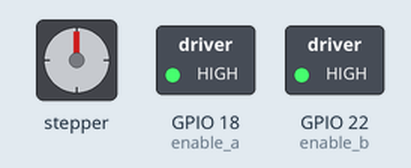
The program below on a simulated Raspberry Pi (BCM pin numbers). On the bench: stepper motor, switched loads named in the program (green lamp = pin HIGH). The stepper is drawn at 2048 steps a turn; pins used as bus, display or sensor lines are not drawn. At 8.1 s the program stops and its outputs stay as they are.

Above: at 0.15 s.
At 1.05 s:
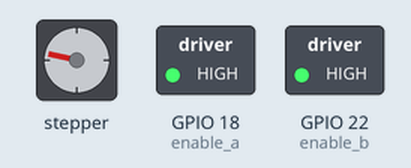
At 1.95 s:
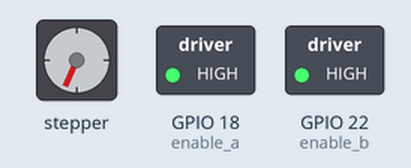
At 3.75 s:
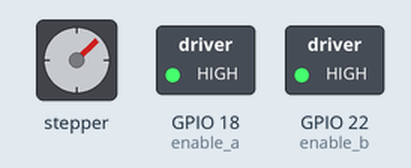
At 5.55 s:
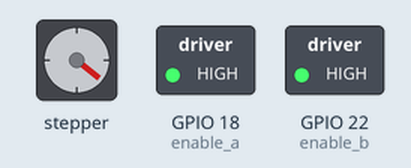
At 7.65 s:
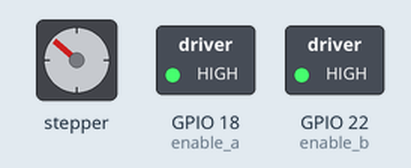
Timing chart, 0 to 9.5 s (numbered marks = the images above):
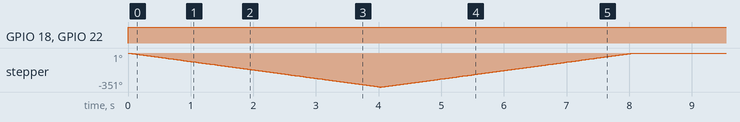

The program:

stepperfastnema17.py
```python
import RPi.GPIO as GPIO
import time

#variables

delay = 0.002
steps = 500

GPIO.setmode(GPIO.BCM)
GPIO.setwarnings(False)

#Enable GPIO pins for ENA and ENB for stepper

enable_a = 18
enable_b = 22

#Enable pins for IN1-3 to control step sequence
coil_A_1_pin = 5 #red
coil_A_2_pin = 6 #blue
coil_B_1_pin = 13 #green
coil_B_2_pin = 19 #black


#Set pin states

GPIO.setup(enable_a, GPIO.OUT)
GPIO.setup(enable_b, GPIO.OUT)
GPIO.setup(coil_A_1_pin, GPIO.OUT)
GPIO.setup(coil_A_2_pin, GPIO.OUT)
GPIO.setup(coil_B_1_pin, GPIO.OUT)
GPIO.setup(coil_B_2_pin, GPIO.OUT)

#set ENA and ENB to high to enable stepper

GPIO.output(enable_a, True)
GPIO.output(enable_b, True)

#function for step sequence

def setStep(w1, w2, w3, w4):
     GPIO.output(coil_A_1_pin, w1)
     GPIO.output(coil_A_2_pin, w2)
     GPIO.output(coil_B_1_pin, w3)
     GPIO.output(coil_B_2_pin, w4)

#loop through step sequence based on number of steps

for i in range(0, steps):
     setStep(0,1,0,1)
     time.sleep(delay)
     setStep(0,1,1,0)
     time.sleep(delay)
     setStep(1,0,1,0)
     time.sleep(delay)
     setStep(1,0,0,1)
     time.sleep(delay)

#reverse previous step sequence to reverse motor direction

for i in range(0, steps):
     setStep(1,0,0,1)
     time.sleep(delay)
     setStep(1,0,1,0)
     time.sleep(delay)
     setStep(0,1,1,0)
     time.sleep(delay)
     setStep(0,1,0,1)
     time.sleep(delay)
```

Measured:
- by itself, GPIO 18 (enable_a), GPIO 22 (enable_b): LOW → HIGH at 0.00 s
- by itself, stepper: turns 351° counter-clockwise in 4.0 s, then 349° clockwise in 4.0 s
